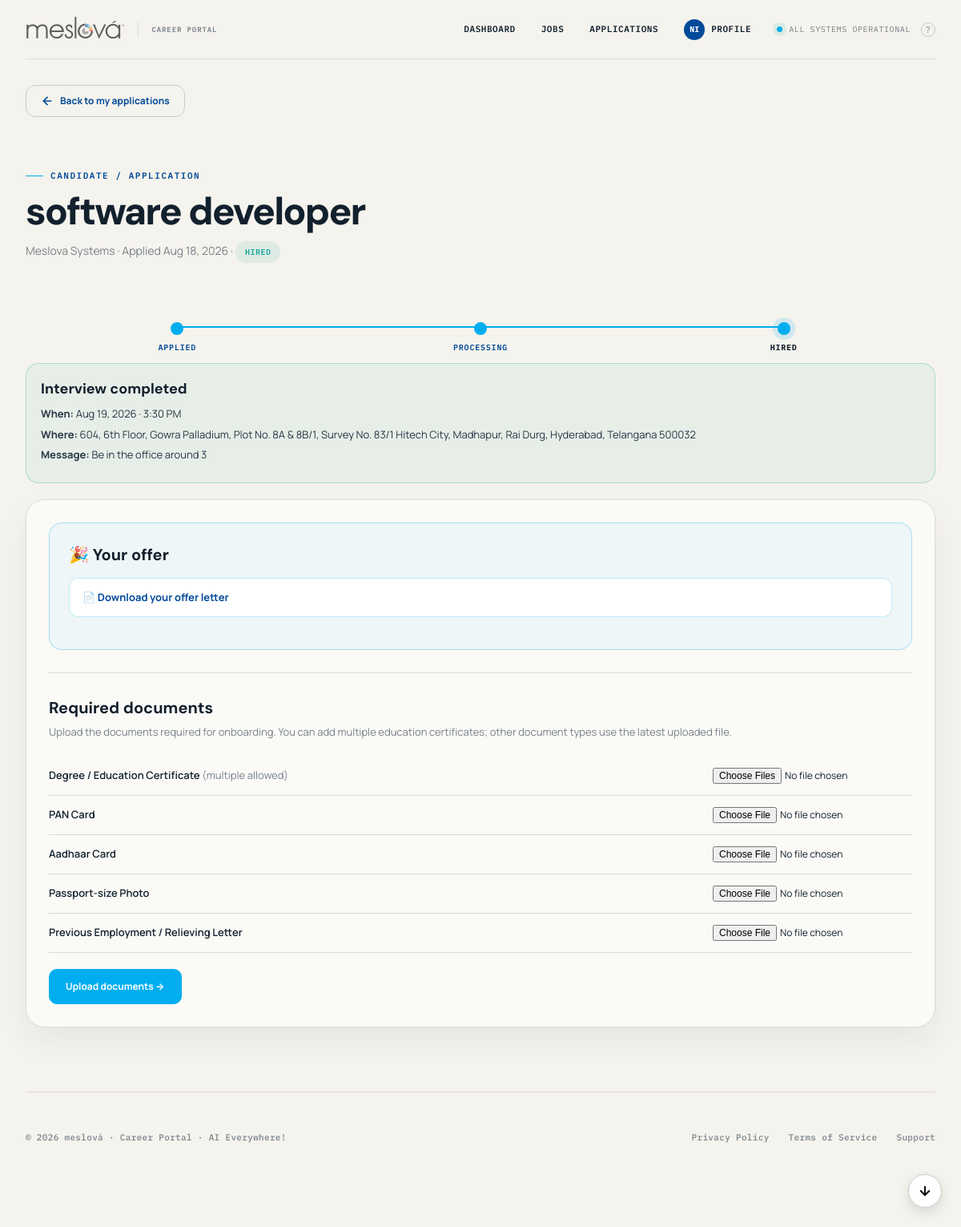
The page /candidate/applications/1/ (signed in) on the database its author committed.
### screening/models.py (models this page shows, shortened)
class Application(models.Model):
    STATUS_CHOICES = (
        ('applied', 'Applied'),
        ('processing', 'Processing'),
        ('rejected', 'Rejected'),
        ('hired', 'Hired'),
    )
    job = models.ForeignKey(Job, on_delete=models.CASCADE, related_name='applications')
    candidate = models.ForeignKey(UserProfile, on_delete=models.CASCADE, related_name='applications')
    resume = models.FileField(upload_to='application_resumes/')
    cover_letter = models.TextField(blank=True, null=True)
    match_score = models.FloatField(default=0.0)
    match_details = models.JSONField(blank=True, null=True)
    status = models.CharField(max_length=30, choices=STATUS_CHOICES, default='applied')
    applied_at = models.DateTimeField(auto_now_add=True)
    updated_at = models.DateTimeField(auto_now=True)

class Job(models.Model):
    STATUS_CHOICES = (
        ('open', 'Open'),
        ('closed', 'Closed'),
    )
    title = models.CharField(max_length=255)
    company = models.CharField(max_length=255)
    description = models.TextField()
    requirements = models.TextField(help_text="Key skills and requirements for matcher pipeline")
    location = models.CharField(max_length=255, blank=True, null=True)
    salary_range = models.CharField(max_length=100, blank=True, null=True)
    posted_by = models.ForeignKey(User, on_delete=models.CASCADE, related_name='posted_jobs')
    status = models.CharField(max_length=20, choices=STATUS_CHOICES, default='open')
    created_at = models.DateTimeField(auto_now_add=True)
    is_demo = models.BooleanField(default=False)

class Interview(models.Model):
    STATUS_CHOICES = (
        ('scheduled', 'Scheduled'),
        ('completed', 'Completed'),
        ('cancelled', 'Cancelled'),
    )
    application = models.ForeignKey(Application, on_delete=models.CASCADE, related_name='interviews')
    scheduled_at = models.DateTimeField()
    location = models.CharField(max_length=255, help_text="Meeting link or physical address")
    notes = models.TextField(blank=True, null=True)
    status = models.CharField(max_length=20, choices=STATUS_CHOICES, default='scheduled')
    created_at = models.DateTimeField(auto_now_add=True)

### screening/views.py (the view, shortened to what this page needs)
# urls.py: path("candidate/applications/<int:application_id>/", views.candidate_application_detail, name="candidate_application_detail"),
def candidate_application_detail(request, application_id):
    denial = _require_role(request, 'candidate')
    if denial:
        return denial
    application = get_object_or_404(
        Application.objects.select_related('job').prefetch_related('interviews', 'documents'),
        id=application_id, candidate=request.user.profile,
    )
    offer = OfferLetter.objects.filter(
        application=application,
        is_sent=True,
    ).exclude(letter_file='').first()
    if offer and offer.viewed_at is None:
        offer.viewed_at = timezone.now()
        offer.save(update_fields=['viewed_at'])
    document_status = []
    for doc_type, label in CandidateDocument.DOC_TYPE_CHOICES:
        document_status.append({
            'type': doc_type,
            'label': label,
            'documents': list(application.documents.filter(doc_type=doc_type).order_by('-uploaded_at')),
            'multiple': doc_type == 'degree',
        })
    return render(request, 'screening/candidate_application_detail.html', {
        'application': application,
        'offer': offer,
        'document_status': document_status,
    })

### screening/templates/screening/candidate_application_detail.html (shortened to what this page needs)
{% extends "screening/base.html" %}
{% block content %}
<a href="{% url 'my_applications' %}" class="btn-back">
  <svg viewBox="0 0 24 24" fill="none" stroke="currentColor" stroke-width="2.5" stroke-linecap="round" stroke-linejoin="round"><line x1="19" y1="12" x2="5" y2="12"></line><polyline points="12 19 5 12 12 5"></polyline></svg>
  Back to my applications
</a>
<section class="page-head">
  <span class="eyebrow">Candidate / Application</span>
  <h1>{{ application.job.title }}</h1>
  <p>{{ application.job.company }} &middot; Applied {{ application.applied_at|date:"M d, Y" }} &middot; <span class="status status-{{ application.status }}">{{ application.get_status_display }}</span></p>
</section>
{% with current=application.status %}
  <div class="timeline">
    <div class="step done {% if current == 'applied' %}current{% endif %}">Applied</div>
    <div class="step {% if current == 'processing' or current == 'hired' or current == 'rejected' %}done{% endif %} {% if current == 'processing' %}current{% endif %}">Processing</div>
    <div class="step {% if current == 'hired' or current == 'rejected' %}done current{% endif %}">
      {% if current == 'rejected' %}Rejected{% elif current == 'hired' %}Hired{% else %}Decision{% endif %}
    </div>
  </div>
{% endwith %}
{% for interview in application.interviews.all %}
  <div class="interview-card">
    <h3 style="margin:0 0 8px; font-family:var(--display); font-size:18px;">Interview {{ interview.get_status_display|lower }}</h3>
    <p><strong>When:</strong> {{ interview.scheduled_at|date:"M d, Y · g:i A" }}</p>
    <p><strong>Where:</strong> {{ interview.location }}</p>
    {% if interview.notes %}<p><strong>Message:</strong> {{ interview.notes }}</p>{% endif %}
  </div>
{% endfor %}
{% if offer and offer.letter_file %}
  <div class="panel onboarding-panel">
    <div class="offer-card">
      <h3>🎉 Your offer</h3>
      {% if offer.letter_file %}
        <a href="{% url 'download_candidate_offer' application.id %}" style="display:flex; align-items:center; gap:10px; padding:14px 16px; margin-bottom:16px; background:#fff; border:1px solid rgba(0,174,239,.25); border-radius:12px; color:var(--brand-blue); font-weight:700; text-decoration:none; font-size:13px;">
          📄 Download your offer letter
        </a>
      {% endif %}
    </div>
    <div class="required-documents">
      <h2 style="font-family:var(--display); font-size:20px; margin:0 0 6px;">Required documents</h2>
      <p style="color:var(--muted); font-size:13px; margin:0 0 20px;">Upload the documents required for onboarding. You can add multiple education certificates; other document types use the latest uploaded file.</p>
      <form method="post" enctype="multipart/form-data">
        {% for item in document_status %}
          <div class="doc-row">
            <div>
              <div class="doc-label">{{ item.label }}{% if item.multiple %} <span style="color:var(--muted); font-weight:400;">(multiple allowed)</span>{% endif %}</div>
            </div>
            <input class="doc-input" type="file" name="doc_{{ item.type }}"{% if item.multiple %} multiple{% endif %}>
          </div>
        {% endfor %}
        <button class="btn btn-primary" type="submit">Upload documents &rarr;</button>
      </form>
    </div>
  </div>
{% endif %}
{% endblock %}

### screening/templates/screening/base.html (shortened to what this page needs)
<!DOCTYPE html>
<html lang="en">
<head>
</head>
<body>
<div class="site-shell {% if request.resolver_match.url_name == 'login' or request.resolver_match.url_name == 'register' or 'password_reset' in request.resolver_match.url_name %}auth-shell{% endif %}">
<div class="wrap">
  {% if request.resolver_match.url_name != 'login' and request.resolver_match.url_name != 'register' and 'password_reset' not in request.resolver_match.url_name %}
  <header class="top">
    {% load static %}
    <a class="brand-lockup" href="{% url 'landing' %}" aria-label="meslová home" style="display: flex; align-items: center; gap: 12px; text-decoration: none;">
      <img src="{% static 'images/meslova-logo.png' %}" alt="meslová logo" style="height: 70px; width: auto; filter: invert(0.15) contrast(1.2);">
      <span style="font-family: var(--mono); font-size: 9px; font-weight: 600; color: var(--muted); letter-spacing: 0.1em; text-transform: uppercase;">Career Portal</span>
    </a>
    <div class="top-status">
      {% if not user.is_authenticated %}
        <a href="{% url 'login' %}" class="nav-link {% if request.resolver_match.url_name == 'login' %}active{% endif %}">LOGIN</a>
        <a href="{% url 'register' %}" class="nav-link {% if request.resolver_match.url_name == 'register' %}active{% endif %}">REGISTRATION</a>
      {% else %}
        {% if user.profile.role == 'hr' %}
          <a href="{% url 'hr_dashboard' %}" class="nav-link {% if request.resolver_match.url_name == 'hr_dashboard' %}active{% endif %}">DASHBOARD</a>
          <a href="{% url 'my_jobs' %}" class="nav-link {% if request.resolver_match.url_name == 'my_jobs' or request.resolver_match.url_name == 'applicant_list' or request.resolver_match.url_name == 'application_detail' %}active{% endif %}">MY JOBS</a>
          <a href="{% url 'talent_pool' %}" class="nav-link {% if request.resolver_match.url_name == 'talent_pool' or request.resolver_match.url_name == 'candidate_directory_profile' %}active{% endif %}">CANDIDATES</a>
        {% elif user.profile.role == 'candidate' %}
          <a href="{% url 'candidate_dashboard' %}" class="nav-link {% if request.resolver_match.url_name == 'candidate_dashboard' %}active{% endif %}">DASHBOARD</a>
          <a href="{% url 'browse_jobs' %}" class="nav-link {% if request.resolver_match.url_name == 'browse_jobs' or request.resolver_match.url_name == 'job_detail' %}active{% endif %}">JOBS</a>
          <a href="{% url 'my_applications' %}" class="nav-link {% if request.resolver_match.url_name == 'my_applications' %}active{% endif %}">APPLICATIONS</a>
        {% endif %}
        <div class="profile-menu-container" style="position: relative; display: inline-block; margin-right: 24px;">
          <button id="profileDropdownBtn" onclick="toggleProfileDropdown()" style="background: none; border: none; cursor: pointer; display: flex; align-items: center; gap: 8px; font: inherit; color: var(--ink); padding: 0;">
            {% if user.profile.profile_picture %}
              <img src="{{ user.profile.profile_picture.url }}" alt="Profile" style="width: 26px; height: 26px; border-radius: 50%; object-fit: cover; border: 1px solid var(--line-strong);">
            {% else %}
              <div style="width: 26px; height: 26px; border-radius: 50%; background: var(--brand-blue); color: white; display: grid; place-items: center; font-size: 10px; font-weight: 700;">{{ user.username|slice:":2"|upper }}</div>
            {% endif %}
            <span style="font-weight: 600; font-size: 11px; letter-spacing: 0.05em;">PROFILE</span>
          </button>
        </div>
      {% endif %}
      <span style="display:inline-flex; align-items:center; gap:8px; color:var(--muted); font-family:var(--mono); font-size:10px; letter-spacing:.06em; text-transform:uppercase;">
        <span style="width:7px; height:7px; border-radius:50%; background:var(--teal); box-shadow:0 0 0 5px rgba(24,169,153,.12);"></span>
        ALL SYSTEMS OPERATIONAL
        <a href="{% url 'support' %}" class="help" title="Help &amp; Support" aria-label="Help &amp; Support">?</a>
      </span>
    </div>
  </header>
  {% endif %}
  {% block content %}{% endblock %}
  {% if request.resolver_match.url_name != 'login' and request.resolver_match.url_name != 'register' and 'password_reset' not in request.resolver_match.url_name %}
  <footer style="display: flex; justify-content: space-between; align-items: center; padding: 48px 0; border-top: 1px solid var(--line); margin-top: 80px; color: var(--muted); font-size: 11px; font-weight: 500;">
    <span>&copy; 2026 meslová &middot; Career Portal &middot; AI Everywhere!</span>
    <div style="display: flex; gap: 24px;">
      <a href="{% url 'privacy_policy' %}" style="color: var(--muted); text-decoration: none;">Privacy Policy</a>
      <a href="{% url 'terms_of_service' %}" style="color: var(--muted); text-decoration: none;">Terms of Service</a>
      <a href="{% url 'support' %}" style="color: var(--muted); text-decoration: none;">Support</a>
    </div>
  </footer>
  {% endif %}
</div>
</div>
<button id="scrollBottomBtn" onclick="window.scrollTo({top: document.body.scrollHeight, behavior: 'smooth'})" aria-label="Scroll to bottom" title="Scroll to bottom" style="position: fixed; right: 24px; bottom: 24px; width: 42px; height: 42px; border-radius: 50%; background: #fff; border: 1px solid var(--line-strong); box-shadow: 0 6px 16px rgba(0,0,0,0.12); display: none; align-items: center; justify-content: center; cursor: pointer; z-index: 500; transition: opacity 0.15s ease;">
  <svg width="18" height="18" viewBox="0 0 24 24" fill="none" stroke="currentColor" stroke-width="2.5" stroke-linecap="round" stroke-linejoin="round"><line x1="12" y1="5" x2="12" y2="19"></line><polyline points="19 12 12 19 5 12"></polyline></svg>
</button>
</body>
</html>

### rows shown on the page
Application: job "software developer", job.company "Meslova Systems", applied_at "Aug 18, 2026", status "HIRED"
Interview: status "completed", scheduled_at "Aug 19, 2026 · 3:30 PM", location "604, 6th Floor, Gowra Palladium, Plot No. 8A & 8B/1, Survey No. 83/1 Hitech City, Madhapur, Rai Durg, Hyderabad, Telangana 500032", notes "Be in the office around 3"

### other values the page prints
{{ user.username|slice:":2"|upper }} "NI"
{{ item.label }} "Degree / Education Certificate" "PAN Card" "Aadhaar Card" "Passport-size Photo" "Previous Employment / Relieving Letter"
